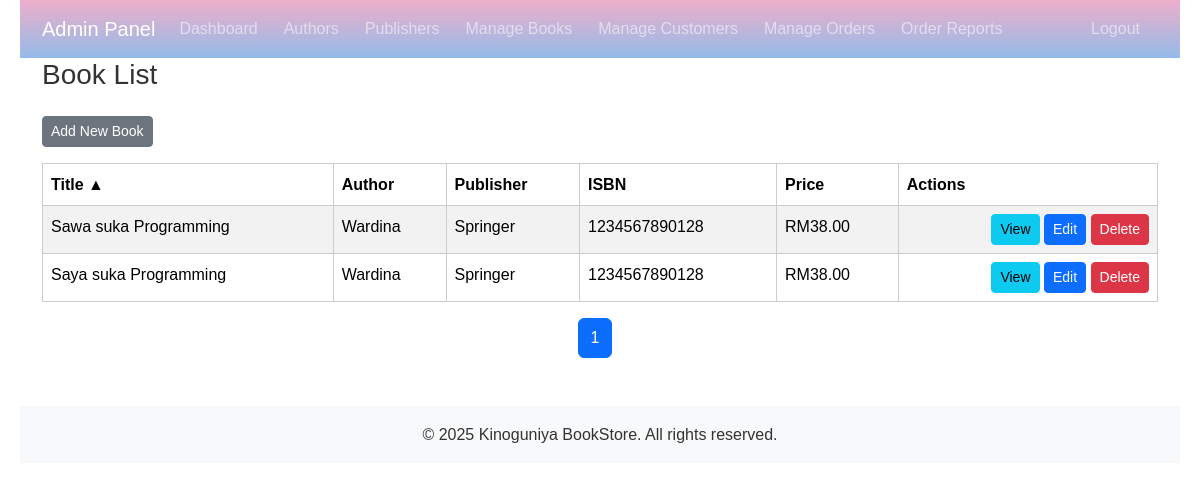
The app's page /books/list.php (signed in) with its own data.
### tables this page shows
CREATE TABLE `book` (
  `id` int(11) NOT NULL AUTO_INCREMENT,
  `isbn` varchar(20) NOT NULL,
  `book_title` varchar(255) NOT NULL,
  `category` varchar(100) NOT NULL,
  `price` decimal(10,2) NOT NULL,
  `copyright_date` date NOT NULL,
  `year` year(4) NOT NULL,
  `page_count` int(11) NOT NULL,
  `p_id` int(11) NOT NULL,
  `s_id` int(11) NOT NULL,
  `a_id` int(11) NOT NULL,
  `is_active` tinyint(1) NOT NULL DEFAULT '1',
  PRIMARY KEY (`id`),
  KEY `publishere_idx` (`p_id`),
  KEY `addded_by_idx` (`s_id`),
  CONSTRAINT `addded_by` FOREIGN KEY (`s_id`) REFERENCES `staff` (`id`) ON DELETE NO ACTION ON UPDATE NO ACTION,
  CONSTRAINT `publisher` FOREIGN KEY (`p_id`) REFERENCES `publisher` (`id`) ON DELETE NO ACTION ON UPDATE NO ACTION
);

CREATE TABLE `author` (
  `id` int(11) NOT NULL AUTO_INCREMENT,
  `a_name` varchar(100) NOT NULL,
  `a_email` varchar(100) NOT NULL,
  `address` varchar(200) DEFAULT NULL,
  `phone` varchar(20) NOT NULL,
  PRIMARY KEY (`id`)
);

CREATE TABLE `publisher` (
  `id` int(11) NOT NULL AUTO_INCREMENT,
  `p_name` varchar(45) NOT NULL,
  `p_address` varchar(255) NOT NULL,
  `p_state` varchar(50) NOT NULL,
  `p_phone` varchar(45) NOT NULL,
  `p_email` varchar(100) NOT NULL,
  PRIMARY KEY (`id`)
);

### includes/db.php (called while the page is built, shortened)
<?php
class Database {
    private static $instance = null;
    private $conn;
    private function __construct() {
        $this->conn = new mysqli(DB_HOST, DB_USER, DB_PASS, DB_NAME);
    }
    public static function getInstance() {
        if (self::$instance === null) {
            self::$instance = new self();
        }
        return self::$instance;
    }
    public function query($sql) {
        $result = $this->conn->query($sql);
        return $result;
    }
    public function prepare($sql) {
        $stmt = $this->conn->prepare($sql);
        return $stmt;
    }
}
function db_query($sql) {
    return Database::getInstance()->query($sql);
}
function db_prepare($sql) {
    return Database::getInstance()->prepare($sql);
}
?>

### books/list.php (the view, shortened to what this page needs)
<?php
$page = isset($_GET['page']) ? (int) $_GET['page'] : 1;
$per_page = 10;
$offset = ($page - 1) * $per_page;
$sort = isset($_GET['sort']) ? $_GET['sort'] : 'book_title';
$order = isset($_GET['order']) && strtolower($_GET['order']) === 'desc' ? 'DESC' : 'ASC';
$order_by = "ORDER BY $sort $order";
try {
    $total_result = db_query("SELECT COUNT(*) as total FROM book");
    $total_books = mysqli_fetch_assoc($total_result)['total'];
    $total_pages = ceil($total_books / $per_page);
    $books_query = "SELECT b.*, a.a_name AS author_name, p.p_name AS publisher_name
                    FROM book b
                    JOIN author a ON b.a_id = a.id
                    JOIN publisher p ON b.p_id = p.id
                    $order_by
                    LIMIT ? OFFSET ?";
    $stmt = db_prepare($books_query);
    mysqli_stmt_bind_param($stmt, "ii", $per_page, $offset);
    mysqli_stmt_execute($stmt);
    $books_result = mysqli_stmt_get_result($stmt);
} catch (Exception $e) {
    $error_message = "Error fetching books: " . $e->getMessage();
}
function sort_link($column, $title)
{
    global $sort, $order, $page;
    $new_order = ($sort === $column && $order === 'ASC') ? 'DESC' : 'ASC';
    $class = ($sort === $column) ? ($order === 'ASC' ? 'sort-asc' : 'sort-desc') : '';
    return "<a style='text-decoration:none;color:#000' href='?sort=$column&order=$new_order&page=$page' class='$class'>$title</a>";
}
?>
<!DOCTYPE html>
<html lang="en">
<head>
    <link href="../css/bootstrap.min.css" rel="stylesheet">
    <link rel="stylesheet" href="../css/style.css">
</head>
<body>
    <?php include_once ('../Includes/admin_menu.php') ?>
    <div class="container">
        <h3 class="mb-4">Book List</h3>
        <?php if (isset($error_message)): ?>
            <div class="alert alert-danger" role="alert">
                <?php echo htmlspecialchars($error_message); ?>
            </div>
        <?php else: ?>
            <a href="add.php" class="btn btn-secondary btn-sm mb-3">Add New Book</a>
            <div class="table-responsive">
                <table class="table table-striped table-hover">
                    <thead>
                        <tr>
                            <th><?php echo sort_link('book_title', 'Title'); ?></th>
                            <th><?php echo sort_link('author_name', 'Author'); ?></th>
                            <th><?php echo sort_link('publisher_name', 'Publisher'); ?></th>
                            <th><?php echo sort_link('isbn', 'ISBN'); ?></th>
                            <th><?php echo sort_link('price', 'Price'); ?></th>
                            <th>Actions</th>
                        </tr>
                    </thead>
                    <tbody>
                        <?php while ($book = mysqli_fetch_assoc($books_result)): ?>
                            <tr>
                                <td><?php echo htmlspecialchars($book['book_title']); ?></td>
                                <td><?php echo htmlspecialchars($book['author_name']); ?></td>
                                <td><?php echo htmlspecialchars($book['publisher_name']); ?></td>
                                <td><?php echo htmlspecialchars($book['isbn']); ?></td>
                                <td>RM<?php echo number_format($book['price'], 2); ?></td>
                                <td style="text-align: right;">
                                    <a href="details.php?id=<?php echo $book['id']; ?>" class="btn btn-sm btn-info">View</a>
                                    <a href="edit.php?id=<?php echo $book['id']; ?>" class="btn btn-sm btn-primary">Edit</a>
                                    <a href="delete.php?id=<?php echo $book['id']; ?>" class="btn btn-sm btn-danger"
                                        onclick="return confirm('Are you sure you want to delete this book?')">Delete</a>
                                </td>
                            </tr>
                        <?php endwhile; ?>
                    </tbody>
                </table>
            </div>
            <nav aria-label="Book list pagination">
                <ul class="pagination justify-content-center">
                    <?php for ($i = 1; $i <= $total_pages; $i++): ?>
                        <li class="page-item <?php echo $i == $page ? 'active' : ''; ?>">
                            <a class="page-link"
                                href="?page=<?php echo $i; ?>&sort=<?php echo $sort; ?>&order=<?php echo $order; ?>"><?php echo $i; ?></a>
                        </li>
                    <?php endfor; ?>
                </ul>
            </nav>
        <?php endif; ?>
    </div>
    <footer class="mt-5 py-3 bg-light">
        <div class="container text-center">
            <p class="mb-0">&copy; <?php echo date('Y'); ?> <?php echo SITE_NAME; ?>. All rights reserved.</p>
        </div>
    </footer>
</body>
</html>

### css/style.css (style rules this page uses)
* { margin: 0; padding: 0; box-sizing: border-box; }
body { font-family: Arial, sans-serif; line-height: 1.6; color: #333; max-width: 1200px; margin: 0 auto; padding: 0 20px; }
nav ul { list-style-type: none; }
nav ul li { display: inline; margin-right: 10px; }
nav ul li a { text-decoration: none; color: #333; }
table { width: 100%; border-collapse: collapse; margin-bottom: 2rem; }
table th, table td { padding: 0.5rem; border: 1px solid #ccc; text-align: left; }
table th { background-color: #f4f4f4; font-weight: bold; }
footer { background-color: #f4f4f4; padding: 1rem; text-align: center; margin-top: 2rem; }

### books/list.php (style rules this page uses)
.sort-asc::after { content: " ▲"; }

### records on screen
book: book_title "Sawa suka Programming", author.a_name "Wardina", p.p_name "Springer", isbn "1234567890128", price "38.00"
book: book_title "Saya suka Programming", author.a_name "Wardina", p.p_name "Springer", isbn "1234567890128", price "38.00"

### other values on screen
$title "Title Author Publisher ISBN Price"
SITE_NAME "Kinoguniya BookStore"
